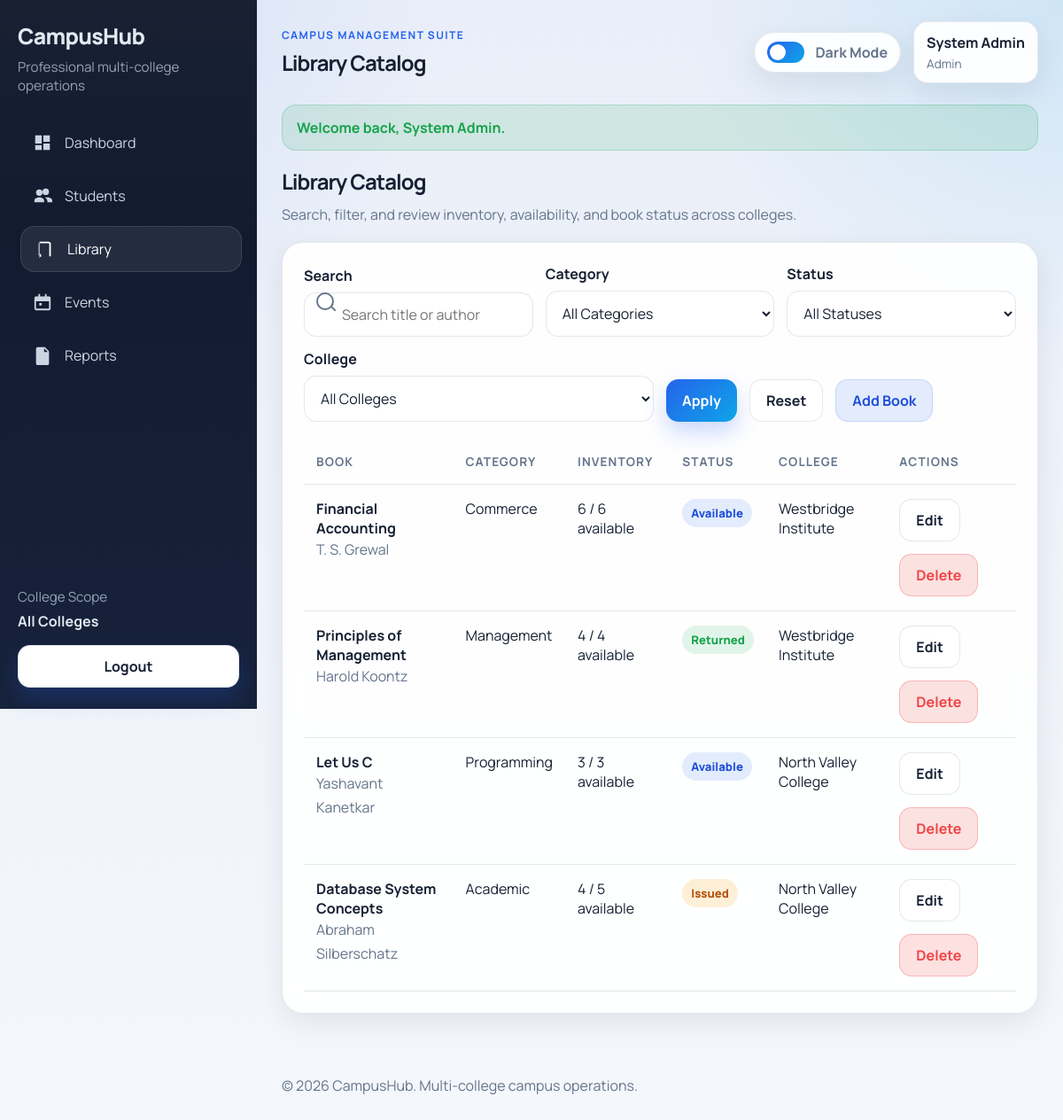
The page /library/view_books.php (signed in) on the database its author committed.
### tables this page shows
CREATE TABLE library_books (
    book_id INT AUTO_INCREMENT PRIMARY KEY,
    college_id INT NOT NULL,
    book_name VARCHAR(150) NOT NULL,
    author VARCHAR(120) NOT NULL,
    category VARCHAR(100) NOT NULL,
    total_copies INT NOT NULL DEFAULT 1,
    available_copies INT NOT NULL DEFAULT 1,
    status ENUM('available', 'issued', 'returned') NOT NULL DEFAULT 'available',
    created_at TIMESTAMP DEFAULT CURRENT_TIMESTAMP,
    CONSTRAINT fk_books_college FOREIGN KEY (college_id) REFERENCES colleges(college_id) ON DELETE CASCADE
);

CREATE TABLE colleges (
    college_id INT AUTO_INCREMENT PRIMARY KEY,
    college_name VARCHAR(150) NOT NULL,
    college_code VARCHAR(20) NOT NULL UNIQUE,
    city VARCHAR(80) NOT NULL,
    created_at TIMESTAMP DEFAULT CURRENT_TIMESTAMP
);

### db_connect.php (called while the page is built, shortened)
<?php
if (!function_exists("e")) {
    function e($value): string
    {
        return htmlspecialchars((string) ($value ?? ""), ENT_QUOTES, "UTF-8");
    }
}

### includes/app.php (called while the page is built, shortened)
<?php
require_once __DIR__ . "/../db_connect.php";
function current_user(): ?array
{
    return $_SESSION["user"] ?? null;
}
function is_admin(): bool
{
    return (current_user()["role"] ?? "") === "admin";
}
    ?>
    <?php
function get_status_badge_class(string $status): string
{
    return match ($status) {
        "issued" => "badge badge-warning",
        "returned" => "badge badge-success",
        default => "badge badge-info",
    };
}
    ?>

### library/view_books.php (the view, shortened to what this page needs)
<?php
require_once __DIR__ . "/../includes/app.php";
$search = trim($_GET["q"] ?? "");
$where = [];
$whereSql = $where ? " WHERE " . implode(" AND ", $where) : "";
$sql = "
    SELECT library_books.*, colleges.college_name
    FROM library_books
    LEFT JOIN colleges ON colleges.college_id = library_books.college_id
    " . $whereSql . "
    ORDER BY library_books.book_id DESC
";
$stmt = $conn->prepare($sql);
$stmt->execute();
$result = $stmt->get_result();
require_once "../includes/header.php";
?>
<section class="page-heading">
    <h1>Library Catalog</h1>
    <p>Search, filter, and review inventory, availability, and book status across colleges.</p>
</section>
<section class="table-card">
    <form class="filters-form" method="get">
        <div class="filter-row">
            <div class="filter-item search-input">
                <label for="q">Search</label>
                <input type="text" id="q" name="q" value="<?php echo e($search); ?>" placeholder="Search title or author">
            </div>
            <div class="filter-item">
                <label for="category">Category</label>
                <select id="category" name="category">
                    <option value="">All Categories</option>
                </select>
            </div>
            <div class="filter-item">
                <label for="status">Status</label>
                <select id="status" name="status">
                    <option value="">All Statuses</option>
                </select>
            </div>
            <?php if (is_admin()): ?>
                <div class="filter-item">
                    <label for="college_id">College</label>
                    <select id="college_id" name="college_id">
                        <option value="">All Colleges</option>
                    </select>
                </div>
            <?php endif; ?>
            <div class="filter-item action-group">
                <button type="submit">Apply</button>
                <a class="btn-light" href="view_books.php">Reset</a>
                <a class="btn-ghost" href="add_book.php">Add Book</a>
            </div>
        </div>
    </form>
    <?php if ($result && $result->num_rows > 0): ?>
        <div class="table-responsive">
            <table>
                <thead>
                    <tr>
                        <th>Book</th>
                        <th>Category</th>
                        <th>Inventory</th>
                        <th>Status</th>
                        <?php if (is_admin()): ?><th>College</th><?php endif; ?>
                        <th>Actions</th>
                    </tr>
                </thead>
                <tbody>
                    <?php while ($row = $result->fetch_assoc()): ?>
                        <tr>
                            <td>
                                <strong><?php echo e($row["book_name"]); ?></strong>
                                <div class="muted"><?php echo e($row["author"]); ?></div>
                            </td>
                            <td><?php echo e($row["category"]); ?></td>
                            <td><?php echo e($row["available_copies"]); ?> / <?php echo e($row["total_copies"]); ?> available</td>
                            <td><span class="<?php echo e(get_status_badge_class($row["status"])); ?>"><?php echo e(ucfirst($row["status"])); ?></span></td>
                            <?php if (is_admin()): ?><td><?php echo e($row["college_name"]); ?></td><?php endif; ?>
                            <td>
                                <div class="action-group">
                                    <a class="btn-light" href="edit_book.php?id=<?php echo (int) $row["book_id"]; ?>">Edit</a>
                                    <a class="btn-danger" href="delete_book.php?id=<?php echo (int) $row["book_id"]; ?>" onclick="return confirm('Delete this book record?');">Delete</a>
                                </div>
                            </td>
                        </tr>
                    <?php endwhile; ?>
                </tbody>
            </table>
        </div>
    <?php else: ?>
        <?php render_empty_state("No books found", "Try a different search or add a new library title."); ?>
    <?php endif; ?>
</section>
<?php
require_once "../includes/footer.php";
?>

### css/style.css (style rules this page uses)
:root { --bg: #f4f7fb; --bg-soft: #e9eef8; --surface: rgba(255, 255, 255, 0.92); --surface-strong: #ffffff; --sidebar: #0f172a; --sidebar-soft: #17223b; --primary: #2563eb; --primary-strong: #1d4ed8; --accent: #0ea5e9; --success: #16a34a; --warning: #f59e0b; --danger: #ef4444; --text: #162033; --muted: #64748b; --border: rgba(148, 163, 184, 0.25); --shadow: 0 20px 45px rgba(15, 23, 42, 0.12); --shadow-soft: 0 10px 30px rgba(15, 23, 42, 0.08); --radius-lg: 24px; --radius-md: 18px; --radius-sm: 14px; }
* { box-sizing: border-box; }
html { scroll-behavior: smooth; }
body { margin: 0; min-height: 100vh; font-family: "Manrope", sans-serif; background: radial-gradient(circle at top left, rgba(37, 99, 235, 0.12), transparent 28%), radial-gradient(circle at top right, rgba(14, 165, 233, 0.12), transparent 24%), linear-gradient(180deg, var(--bg-soft), var(--bg)); color: var(--text); }
a { color: inherit; text-decoration: none; }
button, input, select, textarea { font: inherit; }
.sidebar-icon svg { width: 100%; height: 100%; fill: currentColor; }
.user-pill, .theme-toggle, .panel, .form-card, .table-card, .stat-card, .hero-banner, .metric-card, .chart-card, .event-card, .empty-panel { background: var(--surface); border: 1px solid var(--border); box-shadow: var(--shadow-soft); backdrop-filter: blur(16px); }
.hero-banner, .panel, .form-card, .table-card, .chart-card, .event-card { border-radius: var(--radius-lg); }
.hero-banner p, .section-heading p, .muted, .help-text, .event-meta, .table-note { color: var(--muted); line-height: 1.7; }
.hero-actions, .toolbar-actions, .card-actions, .action-group, .filter-row { display: flex; flex-wrap: wrap; gap: 14px; }
.panel, .form-card, .table-card, .event-card { padding: 24px; }
.btn, button, .btn-light, .btn-danger, .btn-ghost { display: inline-flex; align-items: center; justify-content: center; gap: 8px; border: none; border-radius: 14px; padding: 12px 18px; cursor: pointer; transition: transform 0.2s ease, box-shadow 0.2s ease, background 0.2s ease; font-weight: 700; }
.btn, button { color: #ffffff; background: linear-gradient(135deg, var(--primary), var(--accent)); box-shadow: 0 12px 24px rgba(37, 99, 235, 0.24); }
.btn-light { background: var(--surface-strong); border: 1px solid var(--border); color: var(--text); }
.btn-danger { background: rgba(239, 68, 68, 0.16); border: 1px solid rgba(239, 68, 68, 0.28); color: var(--danger); }
.btn-ghost { background: rgba(37, 99, 235, 0.12); border: 1px solid rgba(37, 99, 235, 0.16); color: var(--primary-strong); }
.page-heading { margin-bottom: 20px; }
.page-heading h2, .page-heading h1 { margin: 0 0 10px; font-size: clamp(1.5rem, 2vw, 2rem); letter-spacing: -0.04em; }
.page-heading p { margin: 0; color: var(--muted); }
.form-card form, .filters-form { display: grid; gap: 18px; }
label { display: block; margin-bottom: 8px; font-weight: 700; }
input, select, textarea { width: 100%; border: 1px solid var(--border); border-radius: 14px; padding: 13px 14px; color: var(--text); background: var(--surface-strong); box-shadow: inset 0 1px 0 rgba(255, 255, 255, 0.25); }
.filters-form { margin-bottom: 20px; }
.filter-row { align-items: end; }
.filter-item { flex: 1 1 220px; }
.search-input { position: relative; }
.search-input input { padding-left: 42px; }
.search-input::before { content: ""; position: absolute; top: 50%; left: 14px; width: 16px; height: 16px; transform: translateY(-50%); border: 2px solid var(--muted); border-radius: 50%; }
.search-input::after { content: ""; position: absolute; top: calc(50% + 7px); left: 29px; width: 8px; height: 2px; background: var(--muted); transform: rotate(45deg); border-radius: 999px; }
table { width: 100%; border-collapse: collapse; }
th, td { padding: 16px 14px; border-bottom: 1px solid var(--border); vertical-align: top; text-align: left; }
th { color: var(--muted); font-size: 0.85rem; text-transform: uppercase; letter-spacing: 0.08em; }
.table-responsive { overflow-x: auto; }
.badge { display: inline-flex; align-items: center; padding: 7px 10px; border-radius: 999px; font-size: 0.82rem; font-weight: 800; }
.badge-info { background: rgba(37, 99, 235, 0.12); color: var(--primary-strong); }
.badge-warning { background: rgba(245, 158, 11, 0.16); color: #b45309; }
.badge-success { background: rgba(22, 163, 74, 0.12); color: var(--success); }

### rows shown on the page
library_books: book_name "Financial Accounting", author "T. S. Grewal", category "Commerce", available_copies "6", total_copies "6", status "Available", college.college_name "Westbridge Institute"
library_books: book_name "Principles of Management", author "Harold Koontz", category "Management", available_copies "4", total_copies "4", status "Returned", college.college_name "Westbridge Institute"
library_books: book_name "Let Us C", author "Yashavant Kanetkar", category "Programming", available_copies "3", total_copies "3", status "Available", college.college_name "North Valley College"
library_books: book_name "Database System Concepts", author "Abraham Silberschatz", category "Academic", available_copies "4", total_copies "5", status "Issued", college.college_name "North Valley College"

### other values the page prints
$item["label"] "Dashboard"
$item["label"] "Students"
$item["label"] "Library"
$item["label"] "Events"
$item["label"] "Reports"
$pageTitle "Library Catalog"
current_user()["name"] "System Admin"
str_replace("_", " ", current_user()["role"] ?? "") "Admin"
$flash["message"] "Welcome back, System Admin."
